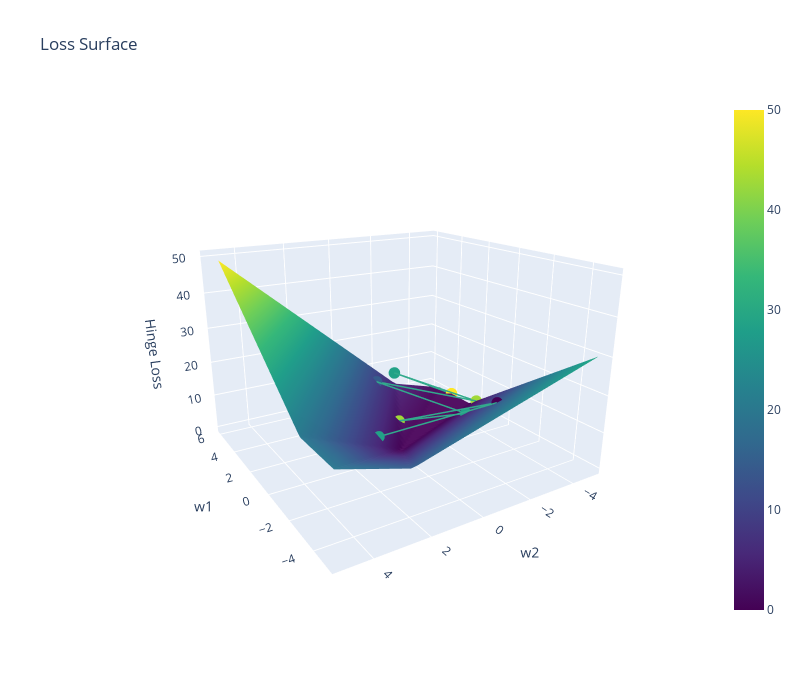

Write notebook code for a chart like this one.
### Code cell
w1_history, w2_history = zip(*p.w_history)
loss_plot_3d_with_trace(w1_history, w2_history, hinge_loss, X, y, [-5, 5], [-5, 5])

### Figure 1 — Plotly figure (JSON) as saved in the notebook; plotly's stock layout.template omitted (floating-point values rounded to 4 significant figures; data arrays with more than 128 entries replaced by an {"elided": "..."} marker saying what was removed)
{"data": [{"colorscale": [[0, "#440154"], [0.1111, "#482878"], [0.2222, "#3e4989"], [0.3333, "#31688e"], [0.4444, "#26828e"], [0.5556, "#1f9e89"], [0.6667, "#35b779"], [0.7778, "#6ece58"], [0.8889, "#b5de2b"], [1, "#fde725"]], "type": "surface", "x": [-5, -4.796, -4.592, -4.388, -4.184, -3.98, -3.776, -3.571, -3.367, -3.163, -2.959, -2.755, -2.551, -2.347, -2.143, -1.939, -1.735, -1.531, -1.327, -1.122, -0.9184, -0.7143, -0.5102, -0.3061, -0.102, 0.102, 0.3061, 0.5102, 0.7143, 0.9184, 1.122, 1.327, 1.531, 1.735, 1.939, 2.143, 2.347, 2.551, 2.755, 2.959, 3.163, 3.367, 3.571, 3.776, 3.98, 4.184, 4.388, 4.592, 4.796, 5], "y": [-5, -4.796, -4.592, -4.388, -4.184, -3.98, -3.776, -3.571, -3.367, -3.163, -2.959, -2.755, -2.551, -2.347, -2.143, -1.939, -1.735, -1.531, -1.327, -1.122, -0.9184, -0.7143, -0.5102, -0.3061, -0.102, 0.102, 0.3061, 0.5102, 0.7143, 0.9184, 1.122, 1.327, 1.531, 1.735, 1.939, 2.143, 2.347, 2.551, 2.755, 2.959, 3.163, 3.367, 3.571, 3.776, 3.98, 4.184, 4.388, 4.592, 4.796, 5], "z": {"elided": "50x50 float values"}}, {"line": {"color": "rgb(50,170, 140)", "width": 3}, "marker": {"color": [-6, -14, -2, -6, -10, -2, -6, 0], "colorscale": [[0, "#440154"], [0.1111, "#482878"], [0.2222, "#3e4989"], [0.3333, "#31688e"], [0.4444, "#26828e"], [0.5556, "#1f9e89"], [0.6667, "#35b779"], [0.7778, "#6ece58"], [0.8889, "#b5de2b"], [1, "#fde725"]], "size": 4}, "type": "scatter3d", "x": [0, -2, 2, 0, 4, 2, 6, 4], "y": [1, -3, -1, -3, -1, -5, -3, -5], "z": [6, 14, 2, 6, 10, 2, 6, 0]}], "layout": {"autosize": true, "height": 700, "scene": {"aspectmode": "manual", "aspectratio": {"x": 1, "y": 1, "z": 0.7}, "camera": {"eye": {"x": -1.743, "y": 1.071, "z": 0.71}, "up": {"x": 0, "y": 0, "z": 1}}, "xaxis": {"gridcolor": "rgb(255, 255, 255)", "showbackground": true, "title": {"text": "w1"}, "zerolinecolor": "rgb(255, 255, 255)"}, "yaxis": {"gridcolor": "rgb(255, 255, 255)", "showbackground": true, "title": {"text": "w2"}, "zerolinecolor": "rgb(255, 255, 255)"}, "zaxis": {"gridcolor": "rgb(255, 255, 255)", "showbackground": true, "title": {"text": "Hinge Loss"}, "zerolinecolor": "rgb(255, 255, 255)"}}, "title": {"text": "Loss Surface"}, "width": 800}}
